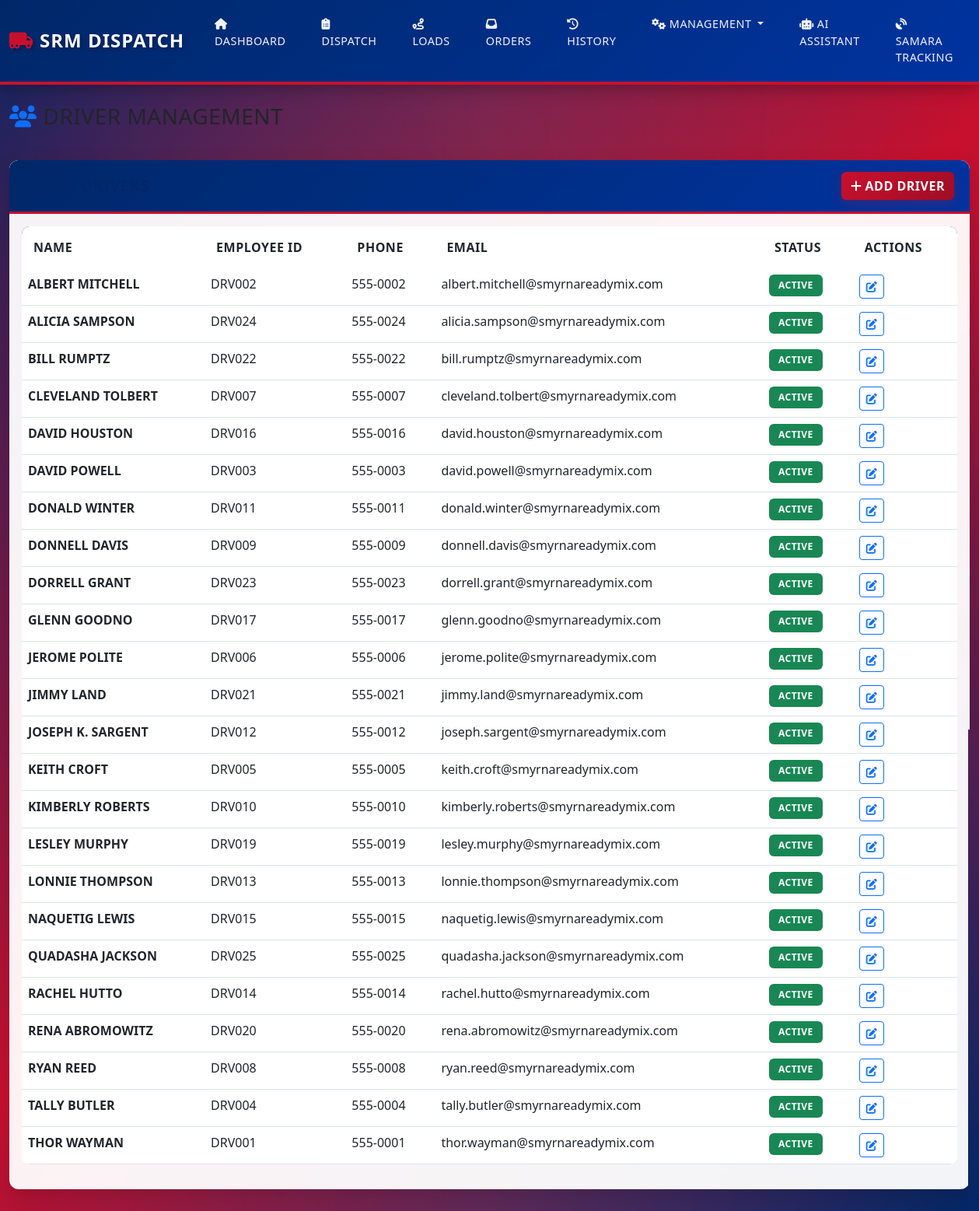
Page /drivers on the committed database.
### tables this page shows
CREATE TABLE drivers (
    id INTEGER PRIMARY KEY AUTOINCREMENT,
    name TEXT NOT NULL,
    phone TEXT,
    email TEXT,
    employee_id TEXT UNIQUE,
    status TEXT DEFAULT 'active',
    created_at TIMESTAMP DEFAULT CURRENT_TIMESTAMP,
    updated_at TIMESTAMP DEFAULT CURRENT_TIMESTAMP
);

### app.py (the view)
@app.route('/drivers')
def drivers():
    drivers = query_db('SELECT * FROM drivers ORDER BY name')
    return render_template('drivers.html', drivers=drivers)

### app.py (called while the page is built)
def get_db():
    conn = sqlite3.connect(DATABASE)
    conn.row_factory = sqlite3.Row
    return conn

def query_db(query, args=(), one=False, commit=False):
    conn = get_db()
    cur = conn.cursor()
    cur.execute(query, args)
    if commit:
        conn.commit()
        result = cur.lastrowid
    else:
        result = cur.fetchone() if one else cur.fetchall()
    conn.close()
    return result

### templates/drivers.html (shortened to what this page needs)
{% extends "base.html" %}
{% block content %}
<div class="row mb-4">
    <div class="col-12">
        <h1 class="h3 mb-3">
            <i class="fas fa-users me-2 text-primary"></i>Driver Management
        </h1>
    </div>
</div>
<div class="row mb-4">
    <div class="col-12">
        <div class="card">
            <div class="card-header bg-white d-flex justify-content-between align-items-center">
                <h5 class="mb-0">
                    <i class="fas fa-list me-2"></i>All Drivers
                </h5>
                <button class="btn btn-primary" data-bs-toggle="modal" data-bs-target="#addDriverModal">
                    <i class="fas fa-plus me-1"></i>Add Driver
                </button>
            </div>
            <div class="card-body">
                <div class="table-responsive">
                    <table class="table table-hover">
                        <thead>
                            <tr>
                                <th>Name</th>
                                <th>Employee ID</th>
                                <th>Phone</th>
                                <th>Email</th>
                                <th>Status</th>
                                <th>Actions</th>
                            </tr>
                        </thead>
                        <tbody>
                            {% for driver in drivers %}
                            <tr>
                                <td><strong>{{ driver.name }}</strong></td>
                                <td>{{ driver.employee_id or '-' }}</td>
                                <td>{{ driver.phone or '-' }}</td>
                                <td>{{ driver.email or '-' }}</td>
                                <td>
                                    {% if driver.status == 'active' %}
                                    <span class="badge bg-success">Active</span>
                                    {% else %}
                                    <span class="badge bg-secondary">Inactive</span>
                                    {% endif %}
                                </td>
                                <td>
                                    <button class="btn btn-sm btn-outline-primary" onclick="editDriver({{ driver.id }}, '{{ driver.name }}', '{{ driver.phone or '' }}', '{{ driver.email or '' }}', '{{ driver.employee_id or '' }}', '{{ driver.status }}')">
                                        <i class="fas fa-edit"></i>
                                    </button>
                                </td>
                            </tr>
                            {% endfor %}
                        </tbody>
                    </table>
                </div>
            </div>
        </div>
    </div>
</div>
{% endblock %}

### static/css/style.css (style rules this page uses)
:root { --srm-red: #C8102E; --srm-red-dark: #A00D25; --srm-white: #FFFFFF; --srm-blue: #002868; --srm-blue-light: #0033A0; --srm-gray-light: #F5F5F5; --srm-gray: #CCCCCC; --srm-dark: #333333; --srm-shadow: rgba(0, 0, 0, 0.15); }
body { font-family: 'Segoe UI', Tahoma, Geneva, Verdana, sans-serif; background: linear-gradient(135deg, #002868 0%, #C8102E 50%, #002868 100%); min-height: 100vh; background-attachment: fixed; }
body::before { content: ''; position: fixed; top: 0; left: 0; width: 100%; height: 100%; background-image: linear-gradient(90deg, transparent 0%, rgba(255, 255, 255, 0.05) 50%, transparent 100%), radial-gradient(circle at 30% 20%, rgba(200, 16, 46, 0.15) 0%, transparent 50%), radial-gradient(circle at 70% 80%, rgba(0, 40, 104, 0.15) 0%, transparent 50%); z-index: -1; pointer-events: none; }
.card { border: none; border-radius: 12px; box-shadow: 0 8px 25px rgba(0, 0, 0, 0.15); backdrop-filter: blur(10px); background: rgba(255, 255, 255, 0.95); transition: all 0.3s ease; margin-bottom: 20px; }
.card-header { background: linear-gradient(135deg, var(--srm-blue) 0%, var(--srm-blue-light) 100%); color: white; font-weight: 600; text-transform: uppercase; letter-spacing: 1px; border-bottom: 3px solid var(--srm-red); border-radius: 12px 12px 0 0 !important; padding: 15px 20px; }
.btn-primary { background: linear-gradient(135deg, var(--srm-red) 0%, var(--srm-red-dark) 100%); border: none; font-weight: 600; text-transform: uppercase; letter-spacing: 0.5px; box-shadow: 0 4px 15px rgba(200, 16, 46, 0.3); transition: all 0.3s; }
.table { background: white; border-radius: 10px; overflow: hidden; }
.table thead { background: linear-gradient(135deg, var(--srm-blue) 0%, var(--srm-blue-light) 100%); color: white; }
.table thead th { border: none; font-weight: 600; text-transform: uppercase; letter-spacing: 0.5px; padding: 15px; }
.table tbody tr { transition: all 0.2s; }
.badge { padding: 8px 12px; font-weight: 600; text-transform: uppercase; letter-spacing: 0.5px; border-radius: 6px; }
h1, h2, h3, h4, h5, h6 { color: var(--srm-blue); font-weight: 700; text-transform: uppercase; letter-spacing: 0.5px; }

### rows in the picture
drivers: name "ALBERT MITCHELL", employee "DRV002", phone "555-0002", email "albert.mitchell@smyrnareadymix.com", status "ACTIVE"
drivers: name "ALICIA SAMPSON", employee "DRV024", phone "555-0024", email "alicia.sampson@smyrnareadymix.com", status "ACTIVE"
drivers: name "BILL RUMPTZ", employee "DRV022", phone "555-0022", email "bill.rumptz@smyrnareadymix.com", status "ACTIVE"
drivers: name "CLEVELAND TOLBERT", employee "DRV007", phone "555-0007", email "cleveland.tolbert@smyrnareadymix.com", status "ACTIVE"
drivers: name "DAVID HOUSTON", employee "DRV016", phone "555-0016", email "david.houston@smyrnareadymix.com", status "ACTIVE"
drivers: name "DAVID POWELL", employee "DRV003", phone "555-0003", email "david.powell@smyrnareadymix.com", status "ACTIVE"
drivers: name "DONALD WINTER", employee "DRV011", phone "555-0011", email "donald.winter@smyrnareadymix.com", status "ACTIVE"
drivers: name "DONNELL DAVIS", employee "DRV009", phone "555-0009", email "donnell.davis@smyrnareadymix.com", status "ACTIVE"
drivers: name "DORRELL GRANT", employee "DRV023", phone "555-0023", email "dorrell.grant@smyrnareadymix.com", status "ACTIVE"
drivers: name "GLENN GOODNO", employee "DRV017", phone "555-0017", email "glenn.goodno@smyrnareadymix.com", status "ACTIVE"
drivers: name "JEROME POLITE", employee "DRV006", phone "555-0006", email "jerome.polite@smyrnareadymix.com", status "ACTIVE"
drivers: name "JIMMY LAND", employee "DRV021", phone "555-0021", email "jimmy.land@smyrnareadymix.com", status "ACTIVE"
drivers: name "JOSEPH K. SARGENT", employee "DRV012", phone "555-0012", email "joseph.sargent@smyrnareadymix.com", status "ACTIVE"
drivers: name "KEITH CROFT", employee "DRV005", phone "555-0005", email "keith.croft@smyrnareadymix.com", status "ACTIVE"
drivers: name "KIMBERLY ROBERTS", employee "DRV010", phone "555-0010", email "kimberly.roberts@smyrnareadymix.com", status "ACTIVE"
drivers: name "LESLEY MURPHY", employee "DRV019", phone "555-0019", email "lesley.murphy@smyrnareadymix.com", status "ACTIVE"
drivers: name "LONNIE THOMPSON", employee "DRV013", phone "555-0013", email "lonnie.thompson@smyrnareadymix.com", status "ACTIVE"
drivers: name "NAQUETIG LEWIS", employee "DRV015", phone "555-0015", email "naquetig.lewis@smyrnareadymix.com", status "ACTIVE"
drivers: name "QUADASHA JACKSON", employee "DRV025", phone "555-0025", email "quadasha.jackson@smyrnareadymix.com", status "ACTIVE"
drivers: name "RACHEL HUTTO", employee "DRV014", phone "555-0014", email "rachel.hutto@smyrnareadymix.com", status "ACTIVE"
drivers: name "RENA ABROMOWITZ", employee "DRV020", phone "555-0020", email "rena.abromowitz@smyrnareadymix.com", status "ACTIVE"
drivers: name "RYAN REED", employee "DRV008", phone "555-0008", email "ryan.reed@smyrnareadymix.com", status "ACTIVE"
drivers: name "TALLY BUTLER", employee "DRV004", phone "555-0004", email "tally.butler@smyrnareadymix.com", status "ACTIVE"
drivers: name "THOR WAYMAN", employee "DRV001", phone "555-0001", email "thor.wayman@smyrnareadymix.com", status "ACTIVE"
